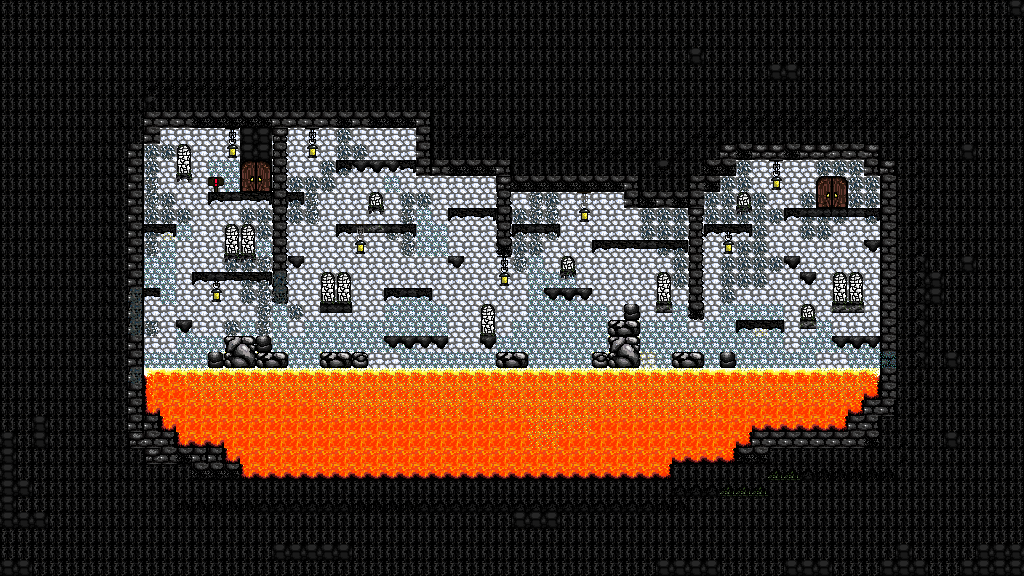

Below is a game level as drawn by its tile map, then a one-line description and the .tmx that defines it (tile-layer data replaced by summaries):
An orthogonal 64x36 tile map with 16x16 px tiles, 8 tile layers (black background, background, boundaries, lava, ...), 3 hidden layers not drawn, 2 tilesets.

<map version="1.10" tiledversion="1.10.2" orientation="orthogonal" renderorder="right-down" width="64" height="36" tilewidth="16" tileheight="16" infinite="0" nextlayerid="14" nextobjectid="1">
 <editorsettings>
  <export target="../../Desktop/door collision level 1.js" format="js" />
 </editorsettings>
 <tileset firstgid="1" source="Emma-Test.tsx" />
 <tileset firstgid="226" source="emma-test2.tsx" />
 <layer id="10" name="black background" width="64" height="36">
  <data>[2304 cells, 1349 non-empty, 4 distinct tile ids]</data>
 </layer>
 <layer id="4" name="background" width="64" height="36">
  <data>[2304 cells, 876 non-empty, 4 distinct tile ids]</data>
 </layer>
 <layer id="1" name="boundaries" width="64" height="36">
  <data>[2304 cells, 699 non-empty, 25 distinct tile ids]</data>
 </layer>
 <layer id="3" name="lava" width="64" height="36">
  <data>[2304 cells, 2 non-empty, 2 distinct tile ids]</data>
 </layer>
 <layer id="12" name="decor" width="64" height="36">
  <data>[2304 cells, 310 non-empty, 12 distinct tile ids]</data>
 </layer>
 <layer id="6" name="platforms" width="64" height="36">
  <data>[2304 cells, 97 non-empty, 17 distinct tile ids]</data>
 </layer>
 <layer id="5" name="door" width="64" height="36">
  <data>[2304 cells, 8 non-empty, 4 distinct tile ids]</data>
 </layer>
 <layer id="7" name="collision blocks" width="64" height="36" visible="0">
  <data>[2304 cells, 260 non-empty, 1 distinct tile ids]</data>
 </layer>
 <layer id="8" name="lava collisions" width="64" height="36" visible="0">
  <data>[2304 cells, 46 non-empty, 1 distinct tile ids]</data>
 </layer>
 <layer id="9" name="door collisions" width="64" height="36" visible="0">
  <data>[2304 cells, 8 non-empty, 1 distinct tile ids]</data>
 </layer>
 <layer id="13" name="lava glow" width="64" height="36">
  <data>[2304 cells, 120 non-empty, 5 distinct tile ids]</data>
 </layer>
</map>